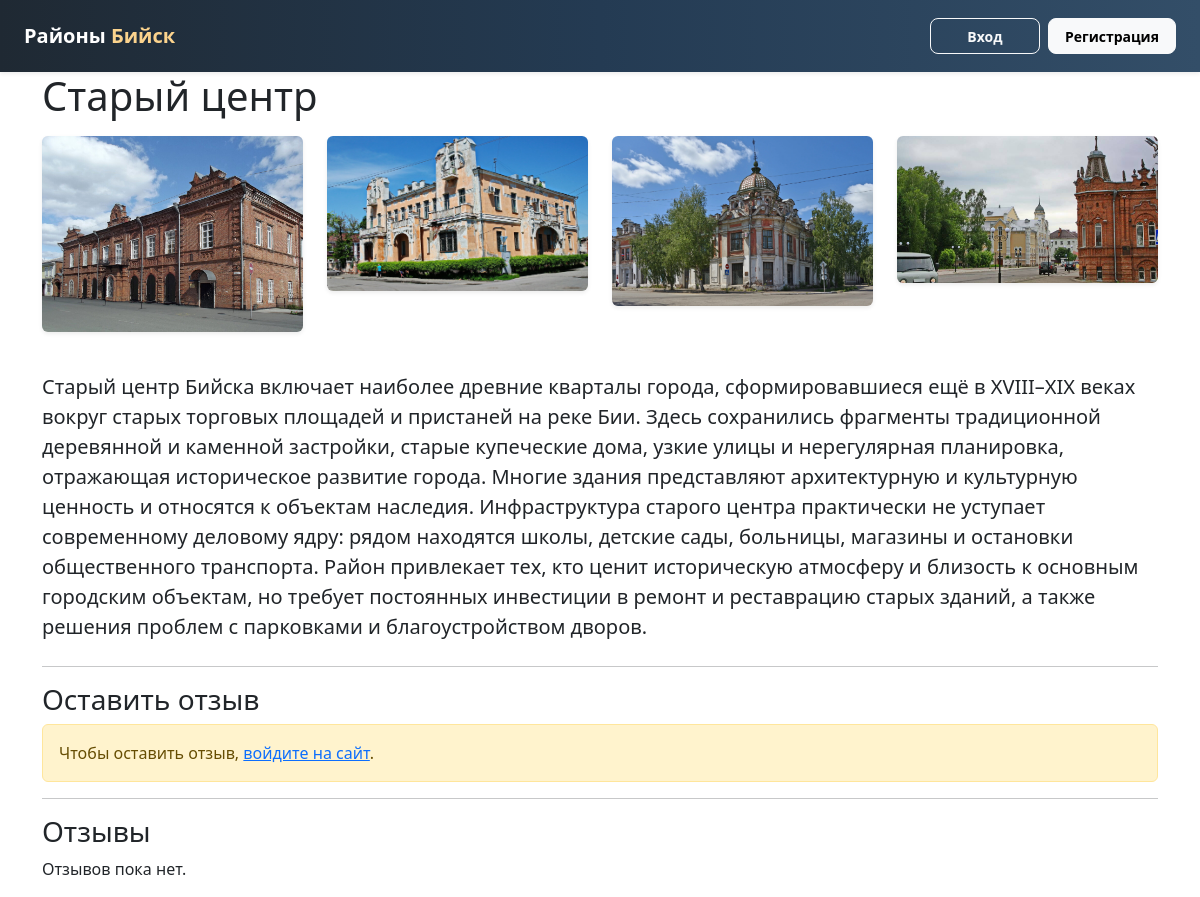
Page /district/1 on the committed database.
### app.py (models this page shows)
class District(db.Model):
    id = db.Column(db.Integer, primary_key=True)
    name = db.Column(db.String(150), nullable=False)
    description = db.Column(db.Text)
    image_filename = db.Column(db.String(255))
    reviews = db.relationship(
        'Review',
        backref='district',
        lazy=True,
        cascade='all, delete-orphan'
    )
    images = db.relationship(
        'DistrictImage',
        backref='district',
        lazy=True,
        cascade='all, delete-orphan'
    )

class DistrictImage(db.Model):
    id = db.Column(db.Integer, primary_key=True)
    filename = db.Column(db.String(255), nullable=False)
    district_id = db.Column(db.Integer, db.ForeignKey('district.id'), nullable=False)

### app.py (the view, shortened to what this page needs)
@app.route('/district/<int:district_id>', methods=['GET', 'POST'])
def district_detail(district_id):
    district = District.query.get_or_404(district_id)
    reviews = Review.query.filter_by(district_id=district.id).all()
    return render_template('district_detail.html',
                           district=district,
                           reviews=reviews)

### templates/district_detail.html (shortened to what this page needs)
{% extends 'base.html' %}
{% block content %}
<h1 class="mb-3">{{ district.name }}</h1>
{% if district.images %}
  <div class="row mb-4">
    {% for img in district.images %}
      <div class="col-6 col-md-4 col-lg-3 mb-3">
        <img src="{{ url_for('static', filename='districts/' ~ img.filename) }}"
             class="img-fluid rounded shadow-sm gallery-thumb"
             alt="{{ district.name }}"
             data-index="{{ loop.index0 }}">
      </div>
    {% endfor %}
  </div>
{% endif %}
{% if district.description %}
  <p class="lead mb-4">{{ district.description }}</p>
{% else %}
  <p class="text-muted mb-4">Описание района не задано.</p>
{% endif %}
<hr>
<h3>Оставить отзыв</h3>
{% if current_user.is_authenticated %}
  <form method="post">
    <div class="mb-2">
      <label class="form-label">Оценка (1–5)</label>
      <input type="number" name="rating" min="1" max="5" class="form-control" required>
    </div>
    <div class="mb-2">
      <label class="form-label">Комментарий</label>
      <textarea name="comment" class="form-control" rows="3"></textarea>
    </div>
    <button class="btn btn-success" type="submit">Отправить</button>
  </form>
{% else %}
  <div class="alert alert-warning">
    Чтобы оставить отзыв, <a href="{{ url_for('login', next=request.path) }}">войдите на сайт</a>.
  </div>
{% endif %}
<hr>
<h3>Отзывы</h3>
{% if reviews %}
  {% for r in reviews %}
    <div class="mb-3 border rounded p-2">
      <div class="d-flex justify-content-between">
        <div>
          <strong>{{ r.author.username }}</strong>
          <span class="text-warning ms-2">Оценка: {{ r.rating }}/5</span><br>
          <small class="text-muted">{{ r.created_at }}</small>
        </div>
        {% if current_user.is_authenticated and current_user.is_admin %}
          <form method="post"
                action="{{ url_for('admin_delete_review', review_id=r.id) }}"
                onsubmit="return confirm('Удалить этот отзыв?');"
                style="display:inline;">
            <button type="submit" class="btn btn-sm btn-danger">Удалить</button>
          </form>
        {% endif %}
      </div>
      <p class="mb-0 mt-2">{{ r.comment }}</p>
    </div>
  {% endfor %}
{% else %}
  <p>Отзывов пока нет.</p>
{% endif %}
{% endblock %}

### rows in the picture
District: name "Старый центр", description "Старый центр Бийска включает наиболее древние кварталы города, сформировавшиеся ещё в XVIII–XIX веках вокруг старых торговых площадей и пристаней на реке Бии. Здесь сохранились фрагменты традиционной деревянной и каменной застройки, старые купеческие дома, узкие улицы и нерегулярная планировка, отражающая историческое развитие города. Многие здания представляют архитектурную и культурную ценность и относятся к объектам наследия. Инфраструктура старого центра практически не уступает современному деловому ядру: рядом находятся школы, детские сады, больницы, магазины и остановки общественного транспорта. Район привлекает тех, кто ценит историческую атмосферу и близость к основным городским…"
DistrictImage: filename (picture)
DistrictImage: filename (picture)
DistrictImage: filename (picture)
DistrictImage: filename (picture)
